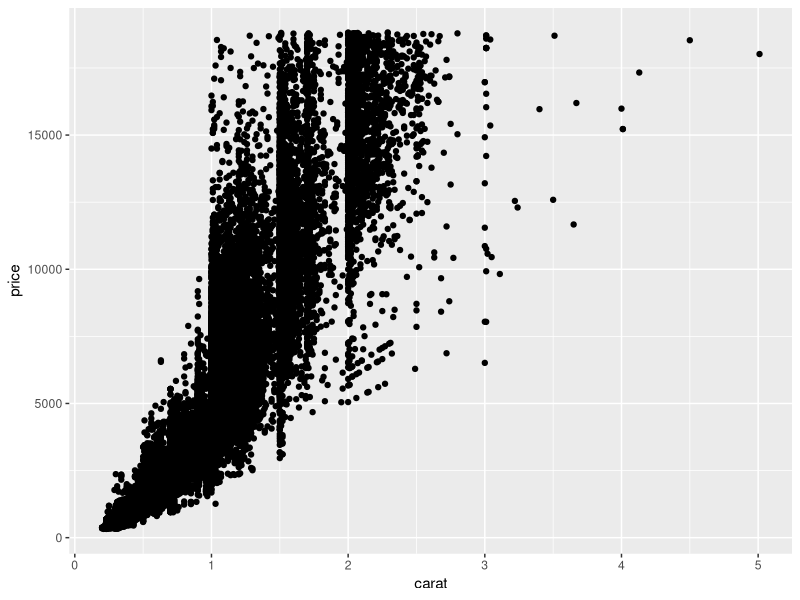
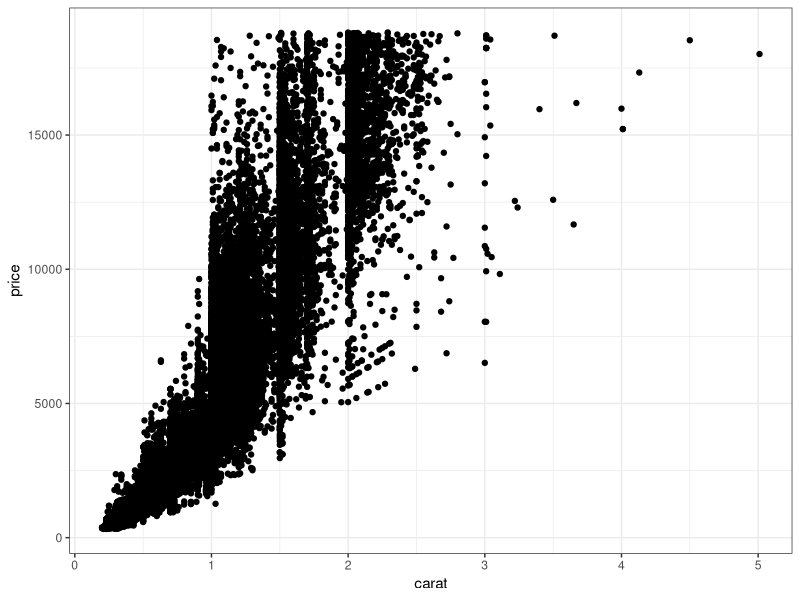
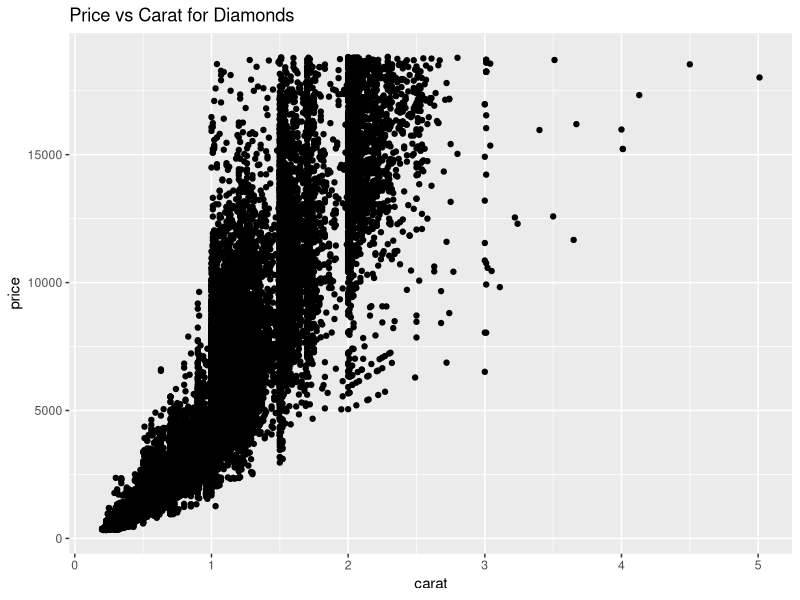
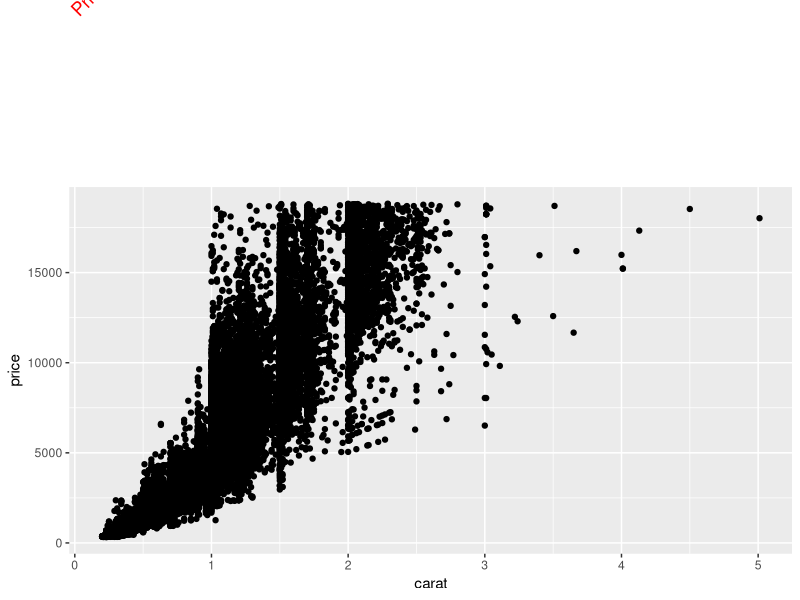
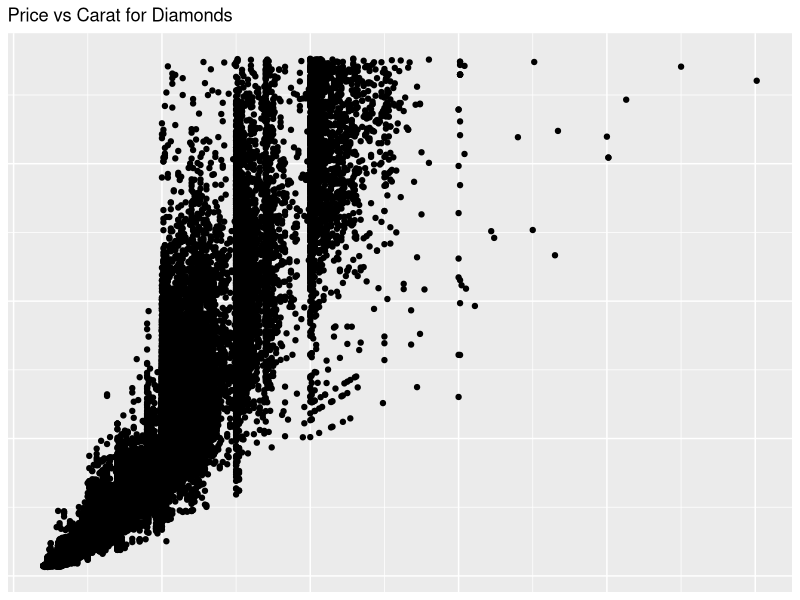

Write R code to recreate these figures, in order.
## ---- chunk 1
library(ggplot2)

states <- map_data("state")
## ---- chunk 2
qplot(carat, price, data = diamonds)
## ---- chunk 3
qplot(carat, price, data = diamonds) + theme_bw()
## ---- chunk 4
theme_bw()
## ---- chunk 5
qplot(carat, price, data = diamonds) +
    ggtitle("Price vs Carat for Diamonds")
## ---- chunk 6
p <- qplot(carat, price, data = diamonds) + 
    ggtitle("Price vs Carat for Diamonds")
p + theme(plot.title = element_text(colour = "red", angle = 45))
## ---- chunk 7
p + theme(
    axis.text.x = element_blank(),
    axis.text.y = element_blank(),
    axis.title.x = element_blank(),
    axis.title.y = element_blank(),
    axis.ticks.length = unit(0, "cm")
)
